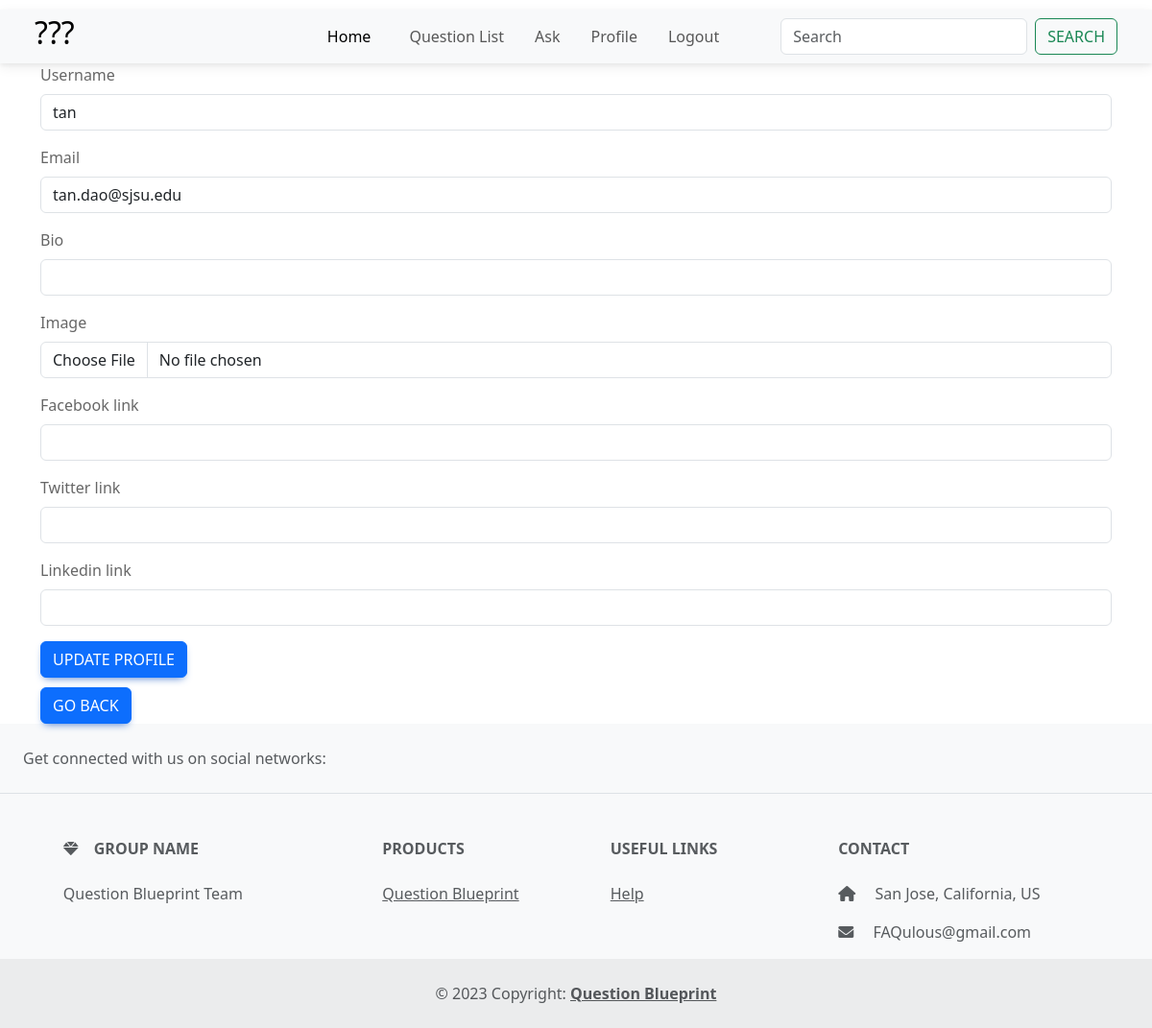
The app's page /profile/tan/update/ (signed in), older data.
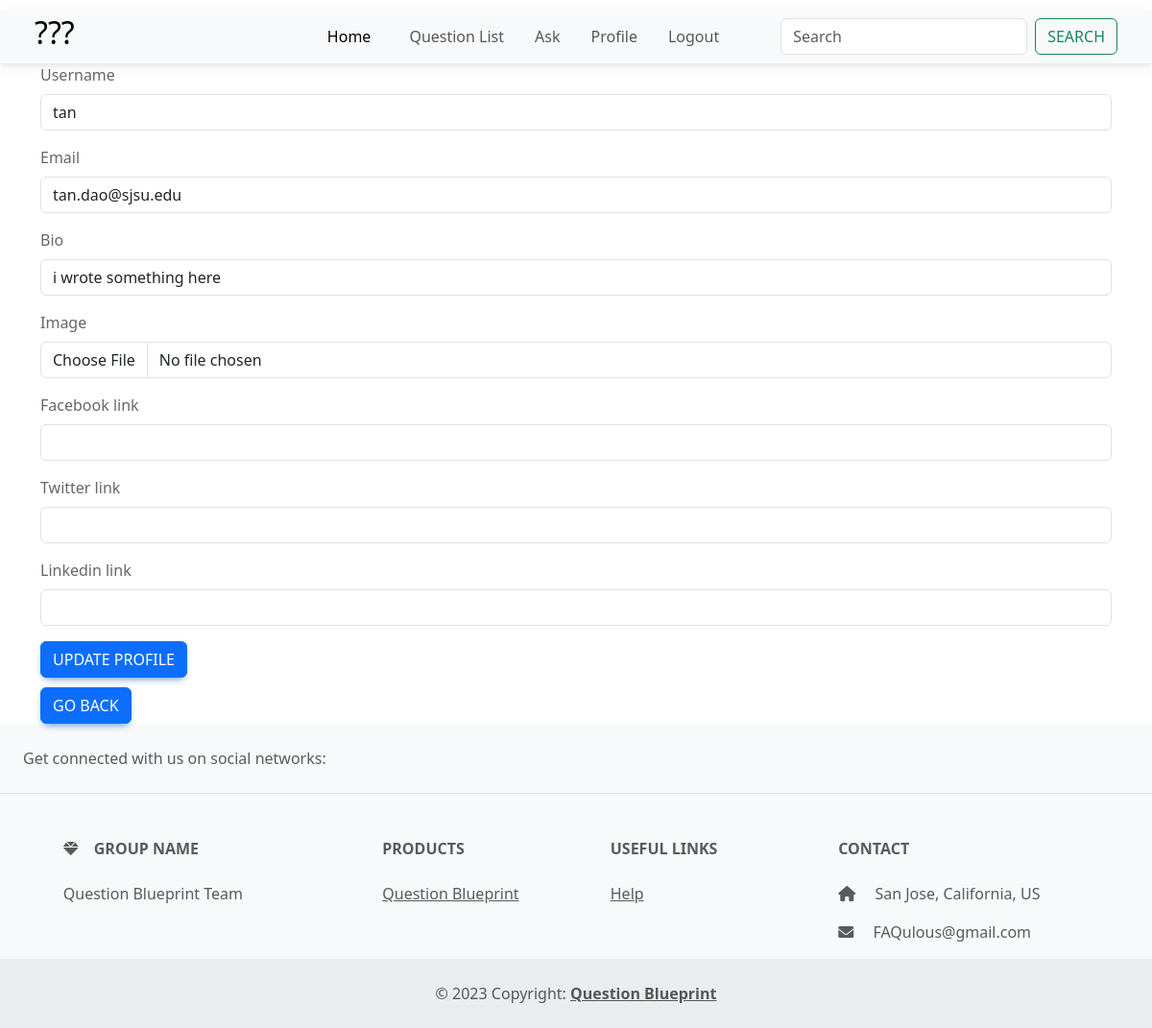
The same page, newer data.
### user/models.py (models this page shows, shortened)
class Profile(models.Model):
    user = models.OneToOneField(User, on_delete=models.CASCADE)
    bio = models.CharField(max_length=1000)
    image = models.ImageField(default='default.jpg', upload_to="profile_pic")
    facebook_link = models.URLField(max_length=20000, blank=True)
    twitter_link = models.URLField(max_length=20000, blank=True)
    linkedin_link = models.URLField(max_length=20000, blank=True)

### user/views.py (the view)
# urls.py: path('profile/<str:username>/update/',user_views.update_profile,name='profile_update'),
@login_required
def update_profile(request, username):
    if username == request.user.username:
        cur_user_obj = {
            'username': username,
            'email': request.user.email,
        }
        cur_user_profile = {
            'bio': request.user.profile.bio,
            'image': request.user.profile.image.url,
            'facebook_link': request.user.profile.facebook_link,
            'twitter_link': request.user.profile.twitter_link,
            'linkedin_link': request.user.profile.linkedin_link,
        }
        if request.method == "POST":
            user_update_form = UserInfoUpdateForm(request.POST, instance=request.user)
            profile_update_form = ProfileUpdateForm(request.POST, request.FILES, instance=request.user.profile)
            if user_update_form.is_valid() and profile_update_form.is_valid():
                user_update_form.save()
                profile = profile_update_form.save(commit=False)
                profile.user = request.user
                profile.save()
                messages.success(request, f'Profile updated successfully')
                return redirect('profile_view', username=request.user.username)
        else:
            user_update_form = UserInfoUpdateForm(initial=cur_user_obj)
            profile_update_form = ProfileUpdateForm(initial=cur_user_profile)
        context = {
            'user_update_form': user_update_form,
            'profile_update_form': profile_update_form,
        }
        return render(request, 'user/update.html', context=context)
    else:
        return render(request, 'error.html')

### user/forms.py
class UserInfoUpdateForm(forms.ModelForm):
    email = forms.EmailField(required=False)
    username = forms.CharField(required=False)
    class Meta:
        model = User
        fields = ['username', 'email']

class ProfileUpdateForm(forms.ModelForm):
    bio = forms.CharField(required=False)
    image = forms.ImageField(required=False)
    facebook_link = forms.URLField(required=False)
    twitter_link = forms.URLField(required=False)
    linkedin_link = forms.URLField(required=False)
    class Meta:
        model = Profile
        fields = ['bio', 'image', 'facebook_link', 'twitter_link', 'linkedin_link']

### user/templates/user/update.html (shortened to what this page needs)
{% extends "base_nav.html" %} {% load crispy_forms_tags %}  {% block content %}
<div class="container">
  <form action="" method="POST" enctype="multipart/form-data">
    {% csrf_token %} {{user_update_form|crispy}} {{profile_update_form|crispy}}
    <button class="btn btn-primary" type="submit">Update Profile</button>
  </form>
  <div style="margin-top: 10px">
    <button class="btn btn-primary" type="submit">
      <a
        href="{% url 'profile_view' user.username%}"
        style="color: white; text-decoration: none"
        >Go Back</a
      >
    </button>
  </div>
</div>
{% endblock content %}

Row changes from the older to the newer data that the page shows:
now on this page (row edited): Profile: bio "i wrote something here"
